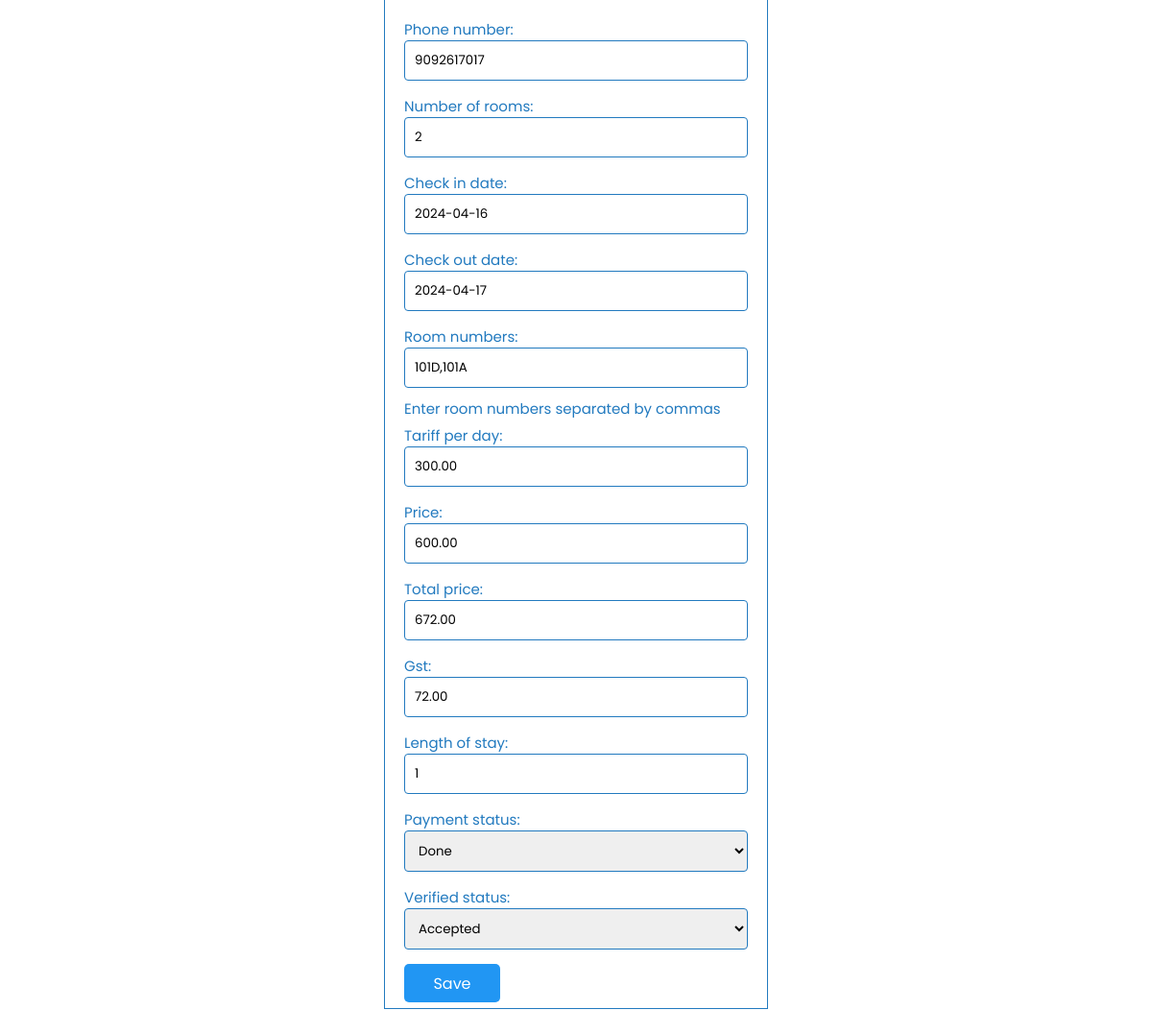
Page /edit_reservation/44/ (signed in, middle part) on the earlier database version.
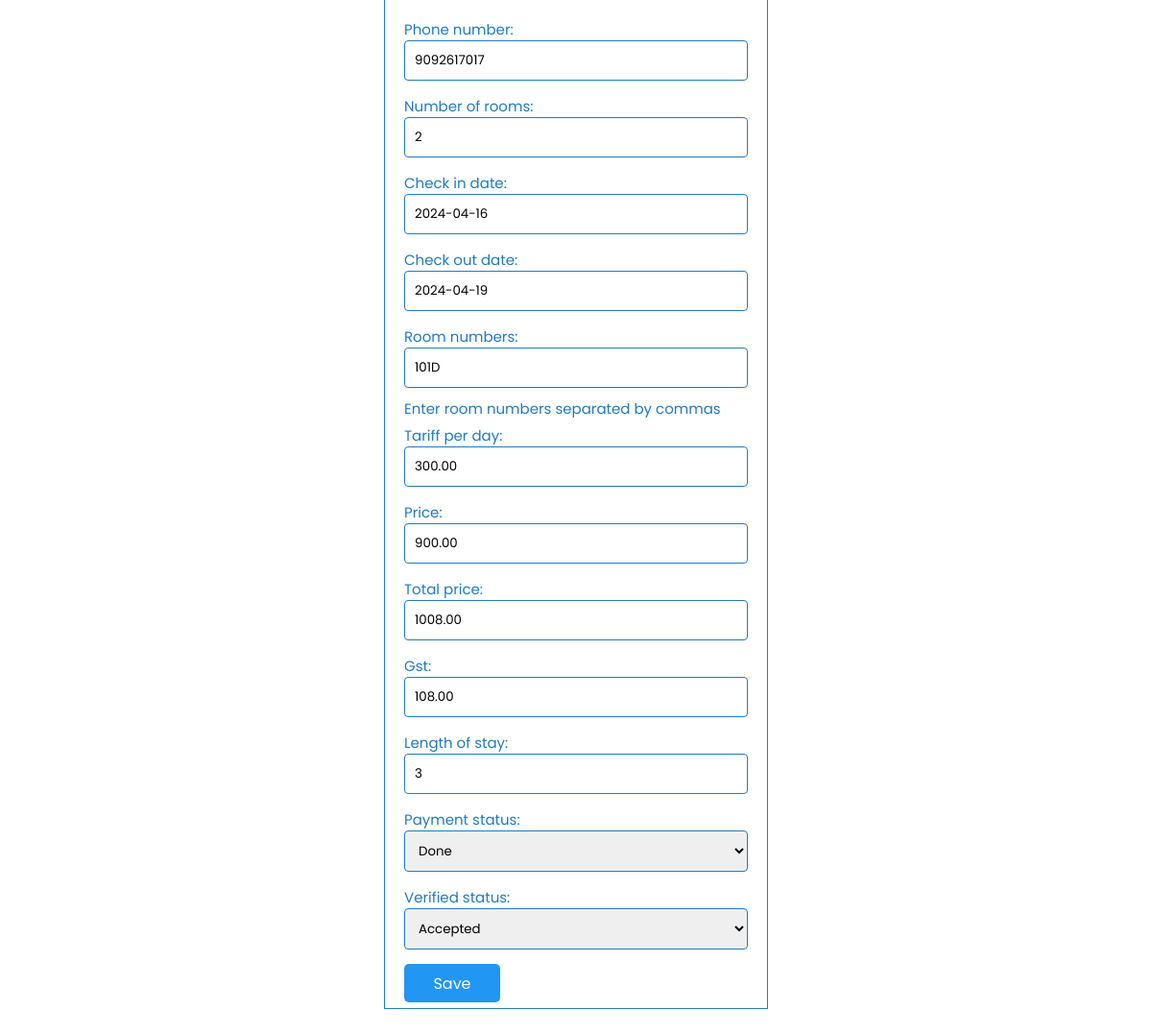
Same page on the later database version.
### hostel/models.py (models this page shows, shortened)
class Reservation(models.Model):
    PAYMENT_CHOICES = (
        ('1', 'Pending'),
        ('2', 'Done'),
        ('3', 'Pay Later')
    )
    VERIFIED_CHOICES = (
        ('1', 'Accepted'),
        ('2', 'Rejected'),
        ('3', 'Pending')
    )
    PAYMENT_METHOD = (
        ('1', 'Self'),
        ('2', 'Project')
    )
    id = models.AutoField(primary_key=True)
    user = models.ForeignKey(User, on_delete=models.CASCADE)
    email = models.EmailField()
    payment_method = models.CharField(max_length=1, default='1', choices=PAYMENT_METHOD)
    project_email = models.EmailField(blank=True)
    project_description = models.TextField(blank=True)
    phone_number = models.CharField(max_length=15)
    number_of_rooms = models.PositiveIntegerField()
    check_in_date = models.DateField()
    check_out_date = models.DateField()
    room_numbers = models.CharField(max_length=255, help_text="Enter room numbers separated by commas")
    tariff_per_day = models.DecimalField(max_digits=10, decimal_places=2, default=0.00)
    price = models.DecimalField(max_digits=10, decimal_places=2, default=0.00)
    total_price = models.DecimalField(max_digits=10, decimal_places=2, default=0.00)
    gst = models.DecimalField(max_digits=5, decimal_places=2, default=0.00)
    length_of_stay = models.IntegerField(default = 1)
    payment_status = models.CharField(max_length=1, default='1', choices = PAYMENT_CHOICES)
    verified_status = models.CharField(max_length=1, default='3', choices=VERIFIED_CHOICES)
    def get_room_numbers(self):
        return self.room_numbers.split(',')
    def set_room_numbers(self, room_numbers):
        self.room_numbers = ','.join(room_numbers)
    room_numbers_list = property(get_room_numbers, set_room_numbers)

### hostel/decorators.py (the view)
        def wrapper(request, *args, **kwargs):
            if request.user.is_authenticated and request.user.username in usernames:
                return view_func(request, *args, **kwargs)
            else:
                return HttpResponseRedirect('/login/')  # Redirect to login page if not authenticated or not in the admin list

### hostel/forms.py
class ReservationForm(forms.ModelForm):
    class Meta:
        model = Reservation
        fields = '__all__'  # Use all fields from the Reservation model

### templates/admin/edit_reservation.html (shortened to what this page needs)
{% load static %}
<!DOCTYPE html>
<html lang="en">
<head>
    <link rel="stylesheet" href="{% static 'navbar.css' %}">
</head>
<body>
    <div class="overflow">
        <form method="post">
            {{ form.as_p }}
            <button type="submit" onclick="return confirmAction()">Save</button>
        </form>
    </div>
</body>
</html>

Differences in the rows shown:
changed Reservation "Done": check_out_date "2024-04-17" → "2024-04-19"; room_numbers "101D,101A" → "101D"; price "600.00" → "900.00"; total_price "672.00" → "1008.00"; gst "72.00" → "108.00"; length_of_stay "1" → "3"
